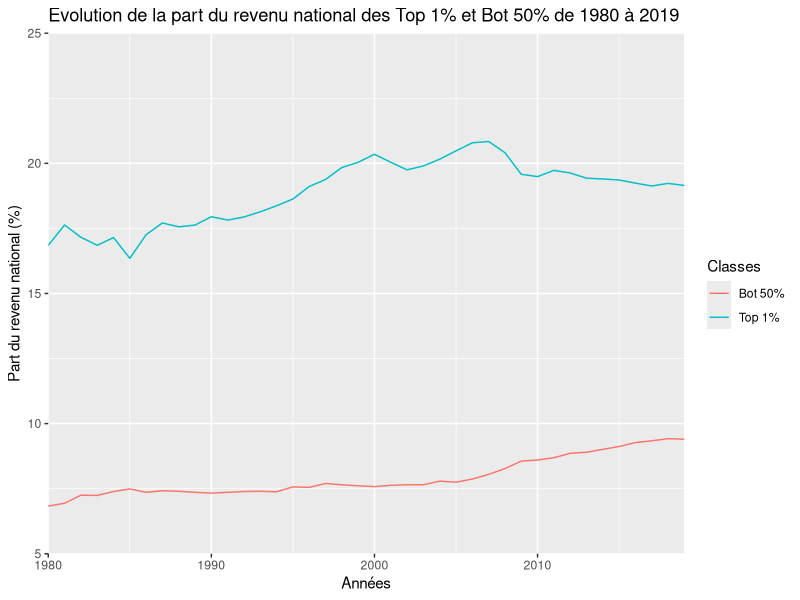
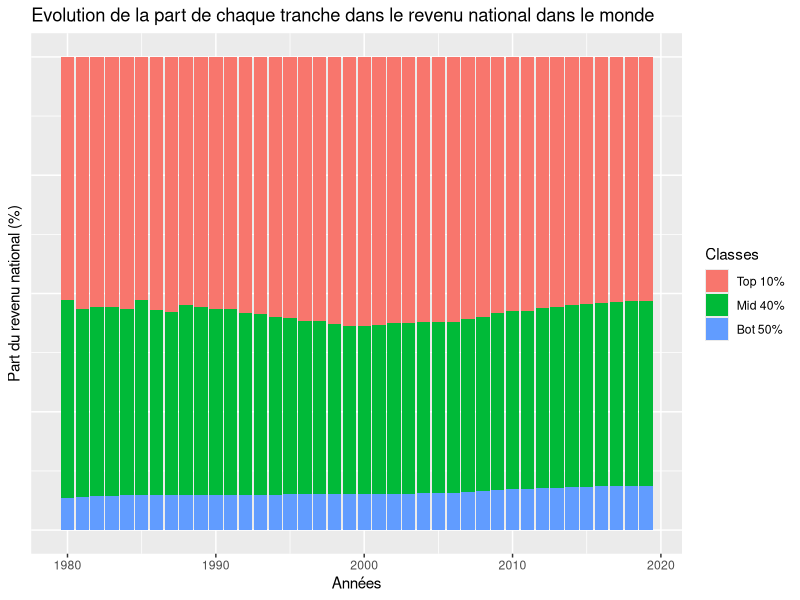
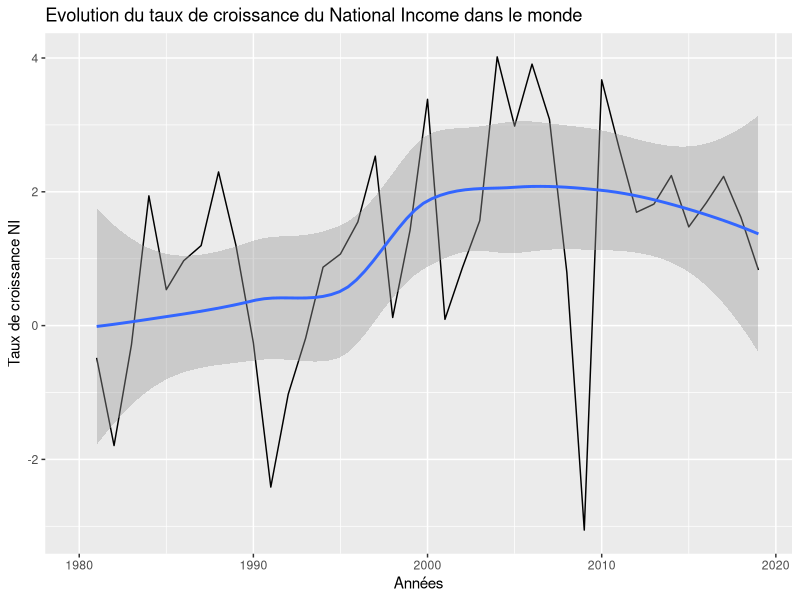
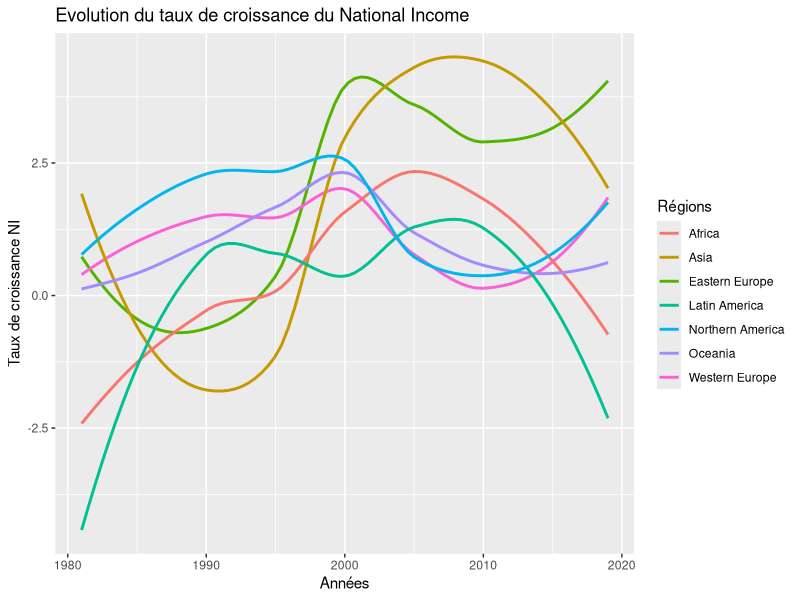
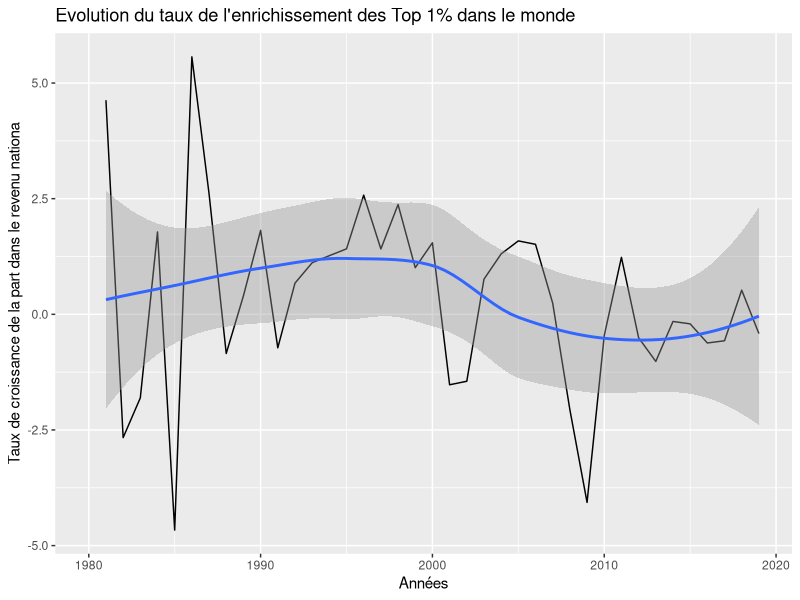
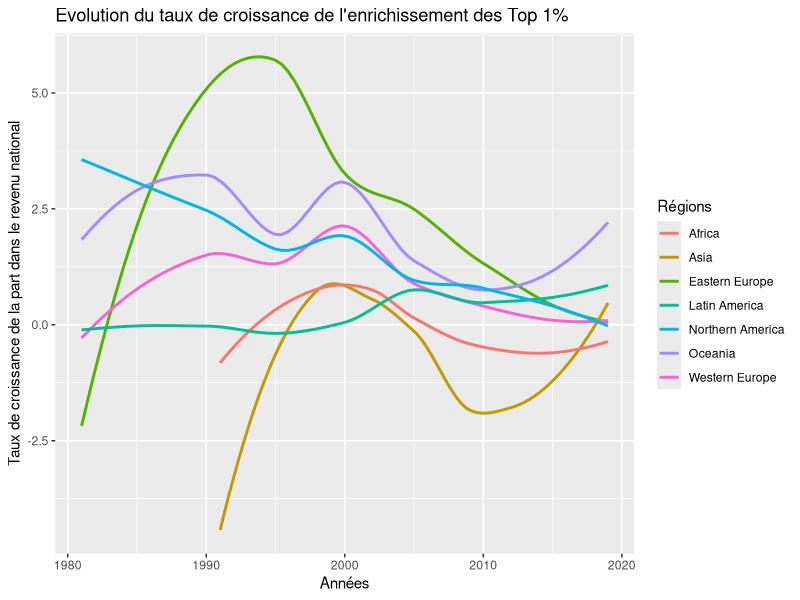
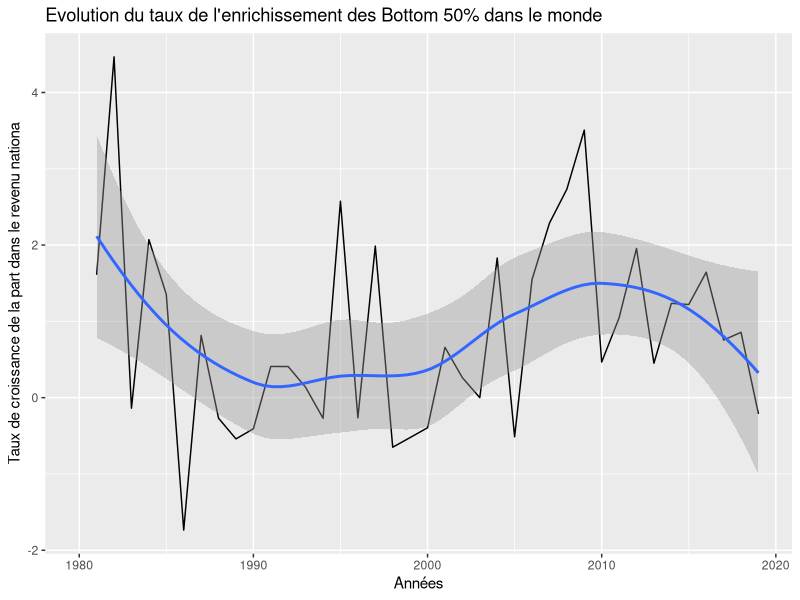
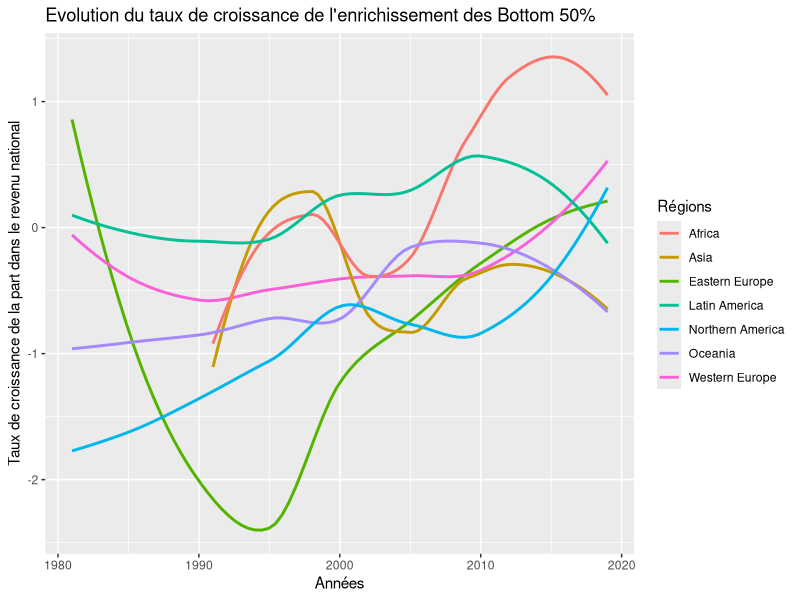

R code for these plots, in order:
## ---- chunk 1
knitr::opts_chunk$set(echo = TRUE)
## ---- chunk 2
library(tidyverse)
library(reshape2)
library(ggthemes)

## ---- chunk 3
world_region_data <- read_delim("data/World_Region_Data/world_region_data.csv", 
    ";", escape_double = FALSE, trim_ws = TRUE)

world_region_data2 <- read_delim("data/World_Region_Data/world_region_data2.csv", 
    ";", escape_double = FALSE, trim_ws = TRUE)

world_country_data1 <- read_delim("data/World_Country_Data/world_country_data1.csv", 
    ";", escape_double = FALSE, trim_ws = TRUE)

world_country_data2 <- read_delim("data/World_Country_Data/world_country_data2.csv", 
    ";", escape_double = FALSE, trim_ws = TRUE)

world_country_data3 <- read_delim("data/World_Country_Data/world_country_data3.csv", 
    ";", escape_double = FALSE, trim_ws = TRUE)
## ---- chunk 4
region_dataset <- merge(x = world_region_data, y = world_region_data2, by = "Year", all = TRUE)
region_dataset <- data.frame(region_dataset)
region_dataset <- tibble(region_dataset)

merged1 <- merge(x = world_country_data1, y = world_country_data2, by = "Year", all = TRUE)
country_dataset <- merge(x = merged1, y = world_country_data3, by = "Year", all = TRUE)
country_dataset <- data.frame(country_dataset)
country_dataset <- tibble(country_dataset)
## ---- chunk 5
NIdataset <- region_dataset %>% select("Year", ends_with("NI"))
GDPdataset <- region_dataset %>% select("Year", ends_with("GDP"))
PTNIB40dataset <- region_dataset %>% select("Year", ends_with("PTNIB40"))
PTNIB50dataset <- region_dataset %>% select("Year", ends_with("PTNIB50"))
PTNIT1dataset <- region_dataset %>% select("Year", ends_with("PTNIT1"))
PTNIT10dataset <- region_dataset %>% select("Year", ends_with("PTNIT10"))
PTNIM40dataset <- region_dataset %>% select("Year", ends_with("PTNIM40"))
## ---- chunk 6
# Traitement du dataset PTNIT10 et PTNIB40
tempdataset <- PTNIT10dataset %>% rename("World"=WorldPTNIT10,"Western Europe"=WesternEuropePTNIT10, Asia=AsiaPTNIT10, "Eastern Europe"=EasternEuropePTNIT10, "Northern America"=NorthernAmericaPTNIT10, Oceania=OceaniaPTNIT10, "Latin America"=LatinAmericaPTNIT10, Africa=AfricaPTNIT10) %>%
melt(id.vars="Year") %>%
filter(variable=="World"|variable=="Western Europe"|variable=="Asia"|variable=="Eastern Europe"|variable=="Northern America"|variable=="Oceania"|variable=="Latin America"|variable=="Africa")%>%
mutate(PTNIT10_in_percent = value*100)%>%
subset (select = -value)

tempdataset2 <- PTNIM40dataset %>% rename("World"=WorldPTNIM40,"Western Europe"=WesternEuropePTNIM40, Asia=AsiaPTNIM40, "Eastern Europe"=EasternEuropePTNIM40, "Northern America"=NorthernAmericaPTNIM40, Oceania=OceaniaPTNIM40, "Latin America"=LatinAmericaPTNIM40, Africa=AfricaPTNIM40) %>%
melt(id.vars="Year") %>%
filter(variable=="World"|variable=="Western Europe"|variable=="Asia"|variable=="Eastern Europe"|variable=="Northern America"|variable=="Oceania"|variable=="Latin America"|variable=="Africa") %>%
mutate(PTNIM40_in_percent = value*100)%>%
subset (select = -value)


tempdataset3 <- PTNIB50dataset %>% rename("World"=WorldPTNIB50,"Western Europe"=WesternEuropePTNIB50, Asia=AsiaPTNIB50, "Eastern Europe"=EasternEuropePTNIB50, "Northern America"=NorthernAmericaPTNIB50, Oceania=OceaniaPTNIB50, "Latin America"=LatinAmericaPTNIB50, Africa=AfricaPTNIB50) %>%
melt(id.vars="Year") %>%
filter(variable=="World"|variable=="Western Europe"|variable=="Asia"|variable=="Eastern Europe"|variable=="Northern America"|variable=="Oceania"|variable=="Latin America"|variable=="Africa") %>%
mutate(PTNIB50_in_percent = value*100)%>%
subset (select = -value)

tempdataset4 <- PTNIT1dataset %>% rename("World"=WorldPTNIT1,"Western Europe"=WesternEuropePTNIT1, Asia=AsiaPTNIT1, "Eastern Europe"=EasternEuropePTNIT1, "Northern America"=NorthernAmericaPTNIT1, Oceania=OceaniaPTNIT1, "Latin America"=LatinAmericaPTNIT1, Africa=AfricaPTNIT1) %>%
melt(id.vars="Year") %>%
filter(variable=="World"|variable=="Western Europe"|variable=="Asia"|variable=="Eastern Europe"|variable=="Northern America"|variable=="Oceania"|variable=="Latin America"|variable=="Africa")%>%
mutate(PTNIT1_in_percent = value*100)%>%
subset (select = -value)

tempdataset5 <- NIdataset %>% rename("World"=WorldNI,"Western Europe"=WesternEuropeNI, Asia=AsiaNI, "Eastern Europe"=EasternEuropeNI, "Northern America"=NorthernAmericaNI, Oceania=OceaniaNI, "Latin America"=LatinAmericaNI, Africa=AfricaNI) %>%
melt(id.vars="Year") %>%
filter(variable=="World"|variable=="Western Europe"|variable=="Asia"|variable=="Eastern Europe"|variable=="Northern America"|variable=="Oceania"|variable=="Latin America"|variable=="Africa")%>%
rename(NI=value)

tempdataset6 <- GDPdataset %>% rename("World"=WorldGDP,"Western Europe"=WesternEuropeGDP, Asia=AsiaGDP, "Eastern Europe"=EasternEuropeGDP, "Northern America"=NorthernAmericaGDP, Oceania=OceaniaGDP, "Latin America"=LatinAmericaGDP, Africa=AfricaGDP) %>%
melt(id.vars="Year") %>%
filter(variable=="World"|variable=="Western Europe"|variable=="Asia"|variable=="Eastern Europe"|variable=="Northern America"|variable=="Oceania"|variable=="Latin America"|variable=="Africa")%>%
rename(GDP=value)
## ---- chunk 7
final_region_dataset <- merge(x = tempdataset, y = tempdataset2, by = c("Year", "variable"), all = TRUE)
final_region_dataset <- merge(x = final_region_dataset, y = tempdataset3, by = c("Year", "variable"), all = TRUE)
final_region_dataset <- merge(x = final_region_dataset, y = tempdataset4, by = c("Year", "variable"), all = TRUE)
final_region_dataset <- merge(x = final_region_dataset, y = tempdataset5, by = c("Year", "variable"), all = TRUE)
final_region_dataset <- merge(x = final_region_dataset, y = tempdataset6, by = c("Year", "variable"), all = TRUE)%>%
rename(Region=variable)

## ---- chunk 8
PatGouvdataset <- world_country_data1 %>% select("Year", ends_with("PatrimoineGouvernement"))
PatPrivdataset <- world_country_data1 %>% select("Year", ends_with("PatrimoinePrivé"))
PIBdataset <- world_country_data1 %>% select("Year", ends_with("PIB"))
RatioPatRevdataset <- world_country_data1 %>% select("Year", ends_with("RatioPatrimoineRevenu"))
RevNatdataset <- world_country_data2 %>% select("Year", ends_with("RevenuNational"))
RevNatTop10dataset <- world_country_data2 %>% select("Year", ends_with("RevenuNationalPT(Top10%)"))
RevNatBottom50dataset <- world_country_data2 %>% select("Year", ends_with("RevenuNationalPT(Bottom50%)"))
RevNatTop1dataset <- world_country_data2 %>% select("Year", ends_with("RevenuNationalPT(Top1%)"))
RevNatMedium40dataset <- world_country_data2 %>% select("Year", ends_with("RevenuNationalPT(Medium40%)"))
CapNatdataset <- world_country_data3 %>% select("Year", ends_with("CapitalNational"))
PatTop10 <- country_dataset %>% select("Year", ends_with("Patrimoine.Top10.."))
PatMedium40 <- country_dataset %>% select("Year", ends_with("Patrimoine.Medium40.."))
PatBottom50 <- country_dataset %>% select("Year", ends_with("Patrimoine.Bottom50.."))
PatTop1 <- country_dataset %>% select("Year", ends_with("Patrimoine.Top1.."))

tempdataset <- PatGouvdataset %>% rename("France"=France_PatrimoineGouvernement,"Afrique du Sud"=AfriqueSud_PatrimoineGouvernement, "Australie"=Australie_PatrimoineGouvernement, "Canada"=Canada_PatrimoineGouvernement, "Chine"=Chine_PatrimoineGouvernement, "Danemark"=Danemark_PatrimoineGouvernement, "Inde"=Inde_PatrimoineGouvernement, "Royaume-Uni"=RU_PatrimoineGouvernement, "Japon"=Japon_PatrimoineGouvernement, "Mexique"=Mexique_PatrimoineGouvernement, "Russie"=Russie_PatrimoineGouvernement, "Etats-Unis"=US_PatrimoineGouvernement) %>%
melt(id.vars="Year") %>%
mutate(PatrimoineGouvernement = value)%>%
subset (select = -value)

tempdataset2 <- PatPrivdataset %>% rename("France"=France_PatrimoinePrivé,"Afrique du Sud"=AfriqueSud_PatrimoinePrivé, "Australie"=Australie_PatrimoinePrivé, "Canada"=Canada_PatrimoinePrivé, "Chine"=Chine_PatrimoinePrivé, "Danemark"=Danemark_PatrimoinePrivé, "Inde"=Inde_PatrimoinePrivé, "Royaume-Uni"=RU_PatrimoinePrivé, "Japon"=Japon_PatrimoinePrivé, "Mexique"=Mexique_PatrimoinePrivé, "Russie"=Russie_PatrimoinePrivé, "Etats-Unis"=US_PatrimoinePrivé) %>%
melt(id.vars="Year") %>%
mutate(PatrimoinePrivé = value)%>%
subset (select = -value)

tempdataset3 <- PIBdataset %>% rename("France"=France_PIB,"Afrique du Sud"=AfriqueSud_PIB, "Australie"=Australie_PIB, "Canada"=Canada_PIB, "Chine"=Chine_PIB, "Danemark"=Danemark_PIB, "Inde"=Inde_PIB, "Royaume-Uni"=RU_PIB, "Japon"=Japon_PIB, "Mexique"=Mexique_PIB, "Russie"=Russie_PIB, "Etats-Unis"=US_PIB) %>%
melt(id.vars="Year") %>%
mutate(PIB = value)%>%
subset (select = -value)

tempdataset4 <- RatioPatRevdataset %>% rename("France"=France_RatioPatrimoineRevenu,"Afrique du Sud"=AfriqueSud_RatioPatrimoineRevenu, "Australie"=Australie_RatioPatrimoineRevenu, "Canada"=Canada_RatioPatrimoineRevenu, "Chine"=Chine_RatioPatrimoineRevenu, "Danemark"=Danemark_RatioPatrimoineRevenu, "Inde"=Inde_RatioPatrimoineRevenu, "Royaume-Uni"=RU_RatioPatrimoineRevenu, "Japon"=Japon_RatioPatrimoineRevenu, "Mexique"=Mexique_RatioPatrimoineRevenu, "Russie"=Russie_RatioPatrimoineRevenu, "Etats-Unis"=US_RatioPatrimoineRevenu) %>%
melt(id.vars="Year") %>%
mutate(RatioPatrimoineRevenu = value)%>%
subset (select = -value)

tempdataset5 <- RevNatdataset %>% rename("France"=France_RevenuNational,"Afrique du Sud"=AfriqueSud_RevenuNational, "Australie"=Australie_RevenuNational, "Canada"=Canada_RevenuNational, "Chine"=Chine_RevenuNational, "Danemark"=Danemark_RevenuNational, "Inde"=Inde_RevenuNational, "Royaume-Uni"=RU_RevenuNational, "Japon"=Japon_RevenuNational, "Mexique"=Mexique_RevenuNational, "Russie"=Russie_RevenuNational, "Etats-Unis"=US_RevenuNational) %>%
melt(id.vars="Year") %>%
mutate(RevenuNational = value)%>%
subset (select = -value)

tempdataset6 <- RevNatTop10dataset %>% rename("France"=`France_RevenuNationalPT(Top10%)`,"Afrique du Sud"=`AfriqueSud_RevenuNationalPT(Top10%)`, "Australie"=`Australie_RevenuNationalPT(Top10%)`, "Canada"=`Canada_RevenuNationalPT(Top10%)`, "Chine"=`Chine_RevenuNationalPT(Top10%)`, "Danemark"=`Danemark_RevenuNationalPT(Top10%)`, "Inde"=`Inde_RevenuNationalPT(Top10%)`, "Royaume-Uni"=`RU_RevenuNationalPT(Top10%)`, "Japon"=`Japon_RevenuNationalPT(Top10%)`, "Mexique"=`Mexique_RevenuNationalPT(Top10%)`, "Russie"=`Russie_RevenuNationalPT(Top10%)`, "Etats-Unis"=`US_RevenuNationalPT(Top10%)`) %>%
melt(id.vars="Year") %>%
mutate(RevenuNationalTop10 = value*100)%>%
subset (select = -value)

tempdataset7 <- RevNatBottom50dataset %>% rename("France"=`France_RevenuNationalPT(Bottom50%)`,"Afrique du Sud"=`AfriqueSud_RevenuNationalPT(Bottom50%)`, "Australie"=`Australie_RevenuNationalPT(Bottom50%)`, "Canada"=`Canada_RevenuNationalPT(Bottom50%)`, "Chine"=`Chine_RevenuNationalPT(Bottom50%)`, "Danemark"=`Danemark_RevenuNationalPT(Bottom50%)`, "Inde"=`Inde_RevenuNationalPT(Bottom50%)`, "Royaume-Uni"=`RU_RevenuNationalPT(Bottom50%)`, "Japon"=`Japon_RevenuNationalPT(Bottom50%)`, "Mexique"=`Mexique_RevenuNationalPT(Bottom50%)`, "Russie"=`Russie_RevenuNationalPT(Bottom50%)`, "Etats-Unis"=`US_RevenuNationalPT(Bottom50%)`) %>%
melt(id.vars="Year") %>%
mutate(RevenuNationalBottom50 = value*100)%>%
subset (select = -value)

tempdataset8 <- RevNatTop1dataset %>% rename("France"=`France_RevenuNationalPT(Top1%)`,"Afrique du Sud"=`AfriqueSud_RevenuNationalPT(Top1%)`, "Australie"=`Australie_RevenuNationalPT(Top1%)`, "Canada"=`Canada_RevenuNationalPT(Top1%)`, "Chine"=`Chine_RevenuNationalPT(Top1%)`, "Danemark"=`Danemark_RevenuNationalPT(Top1%)`, "Inde"=`Inde_RevenuNationalPT(Top1%)`, "Royaume-Uni"=`RU_RevenuNationalPT(Top1%)`, "Japon"=`Japon_RevenuNationalPT(Top1%)`, "Mexique"=`Mexique_RevenuNationalPT(Top1%)`, "Russie"=`Russie_RevenuNationalPT(Top1%)`, "Etats-Unis"=`US_RevenuNationalPT(Top1%)`) %>%
melt(id.vars="Year") %>%
mutate(RevenuNationalTop1 = value*100)%>%
subset (select = -value)

tempdataset9 <- RevNatMedium40dataset %>% rename("France"=`France_RevenuNationalPT(Medium40%)`,"Afrique du Sud"=`AfriqueSud_RevenuNationalPT(Medium40%)`, "Australie"=`Australie_RevenuNationalPT(Medium40%)`, "Canada"=`Canada_RevenuNationalPT(Medium40%)`, "Chine"=`Chine_RevenuNationalPT(Medium40%)`, "Danemark"=`Danemark_RevenuNationalPT(Medium40%)`, "Inde"=`Inde_RevenuNationalPT(Medium40%)`, "Royaume-Uni"=`RU_RevenuNationalPT(Medium40%)`, "Japon"=`Japon_RevenuNationalPT(Medium40%)`, "Mexique"=`Mexique_RevenuNationalPT(Medium40%)`, "Russie"=`Russie_RevenuNationalPT(Medium40%)`, "Etats-Unis"=`US_RevenuNationalPT(Medium40%)`) %>%
melt(id.vars="Year") %>%
mutate(RevenuNationalMedium40 = value*100)%>%
subset (select = -value)

tempdataset10 <- CapNatdataset %>% rename("France"=France_CapitalNational,"Afrique du Sud"=AfriqueSud_CapitalNational, "Australie"=Australie_CapitalNational, "Canada"=Canada_CapitalNational, "Chine"=Chine_CapitalNational, "Danemark"=Danemark_CapitalNational, "Inde"=Inde_CapitalNational, "Royaume-Uni"=RU_CapitalNational, "Japon"=Japon_CapitalNational, "Mexique"=Mexique_CapitalNational, "Russie"=Russie_CapitalNational, "Etats-Unis"=US_CapitalNational) %>%
melt(id.vars="Year") %>%
mutate(CapitalNational = value*100)%>%
subset (select = -value)

tempdataset11 <- PatTop10 %>% rename("France"=France_Patrimoine.Top10..,"Afrique du Sud"=AfriqueSud_Patrimoine.Top10.., "Australie"=Australie_Patrimoine.Top10.., "Canada"=Canada_Patrimoine.Top10.., "Chine"=Chine_Patrimoine.Top10.., "Danemark"=Danemark_Patrimoine.Top10.., "Inde"=Inde_Patrimoine.Top10.., "Royaume-Uni"=RU_Patrimoine.Top10.., "Japon"=Japon_Patrimoine.Top10.., "Mexique"=Mexique_Patrimoine.Top10.., "Russie"=Russie_Patrimoine.Top10.., "Etats-Unis"=US_Patrimoine.Top10..) %>%
melt(id.vars="Year") %>%
mutate(PatrimoineTop10 = value*100)%>%
subset (select = -value)

tempdataset12 <- PatBottom50 %>% rename("France"=France_Patrimoine.Bottom50..,"Afrique du Sud"=AfriqueSud_Patrimoine.Bottom50.., "Australie"=Australie_Patrimoine.Bottom50.., "Canada"=Canada_Patrimoine.Bottom50.., "Chine"=Chine_Patrimoine.Bottom50.., "Danemark"=Danemark_Patrimoine.Bottom50.., "Inde"=Inde_Patrimoine.Bottom50.., "Royaume-Uni"=RU_Patrimoine.Bottom50.., "Japon"=Japon_Patrimoine.Bottom50.., "Mexique"=Mexique_Patrimoine.Bottom50.., "Russie"=Russie_Patrimoine.Bottom50.., "Etats-Unis"=US_Patrimoine.Bottom50..) %>%
melt(id.vars="Year") %>%
mutate(PatrimoineBottom50 = value*100)%>%
subset (select = -value)

tempdataset13 <- PatTop1 %>% rename("France"=France_Patrimoine.Top1..,"Afrique du Sud"=AfriqueSud_Patrimoine.Top1.., "Australie"=Australie_Patrimoine.Top1.., "Canada"=Canada_Patrimoine.Top1.., "Chine"=Chine_Patrimoine.Top1.., "Danemark"=Danemark_Patrimoine.Top1.., "Inde"=Inde_Patrimoine.Top1.., "Royaume-Uni"=RU_Patrimoine.Top1.., "Japon"=Japon_Patrimoine.Top1.., "Mexique"=Mexique_Patrimoine.Top1.., "Russie"=Russie_Patrimoine.Top1.., "Etats-Unis"=US_Patrimoine.Top1..) %>%
melt(id.vars="Year") %>%
mutate(PatrimoineTop1 = value*100)%>%
subset (select = -value)

tempdataset14 <- PatMedium40 %>% rename("France"=France_Patrimoine.Medium40..,"Afrique du Sud"=AfriqueSud_Patrimoine.Medium40.., "Australie"=Australie_Patrimoine.Medium40.., "Canada"=Canada_Patrimoine.Medium40.., "Chine"=Chine_Patrimoine.Medium40.., "Danemark"=Danemark_Patrimoine.Medium40.., "Inde"=Inde_Patrimoine.Medium40.., "Royaume-Uni"=RU_Patrimoine.Medium40.., "Japon"=Japon_Patrimoine.Medium40.., "Mexique"=Mexique_Patrimoine.Medium40.., "Russie"=Russie_Patrimoine.Medium40.., "Etats-Unis"=US_Patrimoine.Medium40..) %>%
melt(id.vars="Year") %>%
mutate(PatrimoineMedium40 = value*100)%>%
subset (select = -value)

final_country_dataset <- merge(x = tempdataset, y = tempdataset2, by = c("Year", "variable"), all = TRUE)
final_country_dataset <- merge(x = final_country_dataset, y = tempdataset3, by = c("Year", "variable"), all = TRUE)
final_country_dataset <- merge(x = final_country_dataset, y = tempdataset4, by = c("Year", "variable"), all = TRUE)
final_country_dataset <- merge(x = final_country_dataset, y = tempdataset5, by = c("Year", "variable"), all = TRUE)
final_country_dataset <- merge(x = final_country_dataset, y = tempdataset6, by = c("Year", "variable"), all = TRUE)
final_country_dataset <- merge(x = final_country_dataset, y = tempdataset7, by = c("Year", "variable"), all = TRUE)
final_country_dataset <- merge(x = final_country_dataset, y = tempdataset8, by = c("Year", "variable"), all = TRUE)
final_country_dataset <- merge(x = final_country_dataset, y = tempdataset9, by = c("Year", "variable"), all = TRUE)
final_country_dataset <- merge(x = final_country_dataset, y = tempdataset10, by = c("Year", "variable"), all = TRUE)
final_country_dataset <- merge(x = final_country_dataset, y = tempdataset11, by = c("Year", "variable"), all = TRUE)
final_country_dataset <- merge(x = final_country_dataset, y = tempdataset12, by = c("Year", "variable"), all = TRUE)
final_country_dataset <- merge(x = final_country_dataset, y = tempdataset13, by = c("Year", "variable"), all = TRUE)
final_country_dataset <- merge(x = final_country_dataset, y = tempdataset14, by = c("Year", "variable"), all = TRUE)

final_country_dataset <- final_country_dataset %>% rename(Pays=variable)
## ---- chunk 9
head(final_region_dataset)
## ---- chunk 10
head(final_country_dataset)
## ---- chunk 11
final_region_dataset %>% filter(Region == "World") %>%
ggplot(aes(x=Year))+geom_line(aes(y=PTNIT1_in_percent, color="Top 1%"))+geom_line(aes(y=PTNIB50_in_percent, color="Bot 50%")) + labs(title="Evolution de la part du revenu national des Top 1% et Bot 50% de 1980 à 2019", x="Années", y = "Part du revenu national (%)",color = "Classes" )+ scale_x_continuous(limits = c(1980,2019), expand = c(0, 0)) + scale_y_continuous(limits = c(5,25), expand = c(0, 0))
## ---- chunk 12
world <- filter(final_region_dataset, Region== "World")
world <- melt(world[,c('Year','PTNIT10_in_percent','PTNIM40_in_percent','PTNIB50_in_percent')],id.vars =1)

world%>%
ggplot(aes(x=Year))+geom_col(aes(y=value, fill=variable))+ scale_fill_discrete(name = "Classes", labels = c("Top 10%", "Mid 40%", "Bot 50%"))+
labs(title="Evolution de la part de chaque tranche dans le revenu national dans le monde", x="Années", y = "Part du revenu national (%)" )+
theme(axis.text.y=element_blank(),
      axis.ticks.y=element_blank())
## ---- chunk 13
final_region_dataset %>% 
filter(Region=="World") %>%
mutate(Previous_Year = lag(NI, 1), Change = NI - Previous_Year, Percent_Change = Change/Previous_Year*100) %>%
ggplot(aes(x = Year, y = Percent_Change)) + geom_line() + geom_smooth()+ labs(title="Evolution du taux de croissance du National Income dans le monde", x="Années", y = "Taux de croissance NI")
## ---- chunk 14
final_region_dataset %>% 
filter(Region=="Eastern Europe") %>%
mutate(Previous_Year = lag(NI, 1), Change = NI - Previous_Year, Percent_Change = Change/Previous_Year*100) -> tempEE
final_region_dataset %>% 
filter(Region=="Western Europe") %>%
mutate(Previous_Year = lag(NI, 1), Change = NI - Previous_Year, Percent_Change = Change/Previous_Year*100) -> tempWE
final_region_dataset %>% 
filter(Region=="Asia") %>%
mutate(Previous_Year = lag(NI, 1), Change = NI - Previous_Year, Percent_Change = Change/Previous_Year*100) -> tempAs
final_region_dataset %>% 
filter(Region=="Africa") %>%
mutate(Previous_Year = lag(NI, 1), Change = NI - Previous_Year, Percent_Change = Change/Previous_Year*100) -> tempAf
final_region_dataset %>% 
filter(Region=="Oceania") %>%
mutate(Previous_Year = lag(NI, 1), Change = NI - Previous_Year, Percent_Change = Change/Previous_Year*100) -> tempOc
final_region_dataset %>% 
filter(Region=="Latin America") %>%
mutate(Previous_Year = lag(NI, 1), Change = NI - Previous_Year, Percent_Change = Change/Previous_Year*100) -> tempLA
final_region_dataset %>% 
filter(Region=="Northern America") %>%
mutate(Previous_Year = lag(NI, 1), Change = NI - Previous_Year, Percent_Change = Change/Previous_Year*100) -> tempNA

ggplot(NULL, aes(x = Year, y = Percent_Change)) + geom_smooth(data=tempEE, aes(color="Eastern Europe"), se = FALSE)+ geom_smooth(data=tempWE, aes(color="Western Europe"), se = FALSE)+ geom_smooth(data=tempAs, aes(color="Asia"), se = FALSE)+ geom_smooth(data=tempAf, aes(color="Africa"), se = FALSE)+ geom_smooth(data=tempOc, aes(color="Oceania"), se = FALSE)+ geom_smooth(data=tempLA, aes(color="Latin America"), se = FALSE)+ geom_smooth(data=tempNA, aes(color="Northern America"), se = FALSE)+ labs(title="Evolution du taux de croissance du National Income", x="Années", y = "Taux de croissance NI",color = "Régions" )
## ---- chunk 15
final_region_dataset %>% 
filter(Region=="World") %>%
mutate(Previous_Year = lag(PTNIT1_in_percent, 1), Change = PTNIT1_in_percent - Previous_Year, Percent_Change = Change/Previous_Year*100) %>%
ggplot(aes(x = Year, y = Percent_Change)) + geom_line() + geom_smooth()+ labs(title="Evolution du taux de l'enrichissement des Top 1% dans le monde", x="Années", y = "Taux de croissance de la part dans le revenu nationa")
## ---- chunk 16
final_region_dataset %>% 
filter(Region=="Eastern Europe") %>%
mutate(Previous_Year = lag(PTNIT1_in_percent, 1), Change = PTNIT1_in_percent - Previous_Year, Percent_Change = Change/Previous_Year*100) -> tempEE
final_region_dataset %>% 
filter(Region=="Western Europe") %>%
mutate(Previous_Year = lag(PTNIT1_in_percent, 1), Change = PTNIT1_in_percent - Previous_Year, Percent_Change = Change/Previous_Year*100) -> tempWE
final_region_dataset %>% 
filter(Region=="Asia") %>%
mutate(Previous_Year = lag(PTNIT1_in_percent, 1), Change = PTNIT1_in_percent - Previous_Year, Percent_Change = Change/Previous_Year*100) -> tempAs
final_region_dataset %>% 
filter(Region=="Africa") %>%
mutate(Previous_Year = lag(PTNIT1_in_percent, 1), Change = PTNIT1_in_percent - Previous_Year, Percent_Change = Change/Previous_Year*100) -> tempAf
final_region_dataset %>% 
filter(Region=="Oceania") %>%
mutate(Previous_Year = lag(PTNIT1_in_percent, 1), Change = PTNIT1_in_percent - Previous_Year, Percent_Change = Change/Previous_Year*100) -> tempOc
final_region_dataset %>% 
filter(Region=="Latin America") %>%
mutate(Previous_Year = lag(PTNIT1_in_percent, 1), Change = PTNIT1_in_percent - Previous_Year, Percent_Change = Change/Previous_Year*100) -> tempLA
final_region_dataset %>% 
filter(Region=="Northern America") %>%
mutate(Previous_Year = lag(PTNIT1_in_percent, 1), Change = PTNIT1_in_percent - Previous_Year, Percent_Change = Change/Previous_Year*100) -> tempNA

ggplot(NULL, aes(x = Year, y = Percent_Change)) + geom_smooth(data=tempEE, aes(color="Eastern Europe"), se = FALSE)+ geom_smooth(data=tempWE, aes(color="Western Europe"), se = FALSE)+ geom_smooth(data=tempAs, aes(color="Asia"), se = FALSE)+ geom_smooth(data=tempAf, aes(color="Africa"), se = FALSE)+ geom_smooth(data=tempOc, aes(color="Oceania"), se = FALSE)+ geom_smooth(data=tempLA, aes(color="Latin America"), se = FALSE)+ geom_smooth(data=tempNA, aes(color="Northern America"), se = FALSE)+ labs(title="Evolution du taux de croissance de l'enrichissement des Top 1%", x="Années", y = "Taux de croissance de la part dans le revenu national",color = "Régions" )
## ---- chunk 17
final_region_dataset %>% 
filter(Region=="World") %>%
mutate(Previous_Year = lag(PTNIB50_in_percent, 1), Change = PTNIB50_in_percent - Previous_Year, Percent_Change = Change/Previous_Year*100) %>%
ggplot(aes(x = Year, y = Percent_Change)) + geom_line() + geom_smooth()+ labs(title="Evolution du taux de l'enrichissement des Bottom 50% dans le monde", x="Années", y = "Taux de croissance de la part dans le revenu nationa")
## ---- chunk 18
final_region_dataset %>% 
filter(Region=="Eastern Europe") %>%
mutate(Previous_Year = lag(PTNIB50_in_percent, 1), Change = PTNIB50_in_percent - Previous_Year, Percent_Change = Change/Previous_Year*100) -> tempEE
final_region_dataset %>% 
filter(Region=="Western Europe") %>%
mutate(Previous_Year = lag(PTNIB50_in_percent, 1), Change = PTNIB50_in_percent - Previous_Year, Percent_Change = Change/Previous_Year*100) -> tempWE
final_region_dataset %>% 
filter(Region=="Asia") %>%
mutate(Previous_Year = lag(PTNIB50_in_percent, 1), Change = PTNIB50_in_percent - Previous_Year, Percent_Change = Change/Previous_Year*100) -> tempAs
final_region_dataset %>% 
filter(Region=="Africa") %>%
mutate(Previous_Year = lag(PTNIB50_in_percent, 1), Change = PTNIB50_in_percent - Previous_Year, Percent_Change = Change/Previous_Year*100) -> tempAf
final_region_dataset %>% 
filter(Region=="Oceania") %>%
mutate(Previous_Year = lag(PTNIB50_in_percent, 1), Change = PTNIB50_in_percent - Previous_Year, Percent_Change = Change/Previous_Year*100) -> tempOc
final_region_dataset %>% 
filter(Region=="Latin America") %>%
mutate(Previous_Year = lag(PTNIB50_in_percent, 1), Change = PTNIB50_in_percent - Previous_Year, Percent_Change = Change/Previous_Year*100) -> tempLA
final_region_dataset %>% 
filter(Region=="Northern America") %>%
mutate(Previous_Year = lag(PTNIB50_in_percent, 1), Change = PTNIB50_in_percent - Previous_Year, Percent_Change = Change/Previous_Year*100) -> tempNA

ggplot(NULL, aes(x = Year, y = Percent_Change)) + geom_smooth(data=tempEE, aes(color="Eastern Europe"), se = FALSE)+ geom_smooth(data=tempWE, aes(color="Western Europe"), se = FALSE)+ geom_smooth(data=tempAs, aes(color="Asia"), se = FALSE)+ geom_smooth(data=tempAf, aes(color="Africa"), se = FALSE)+ geom_smooth(data=tempOc, aes(color="Oceania"), se = FALSE)+ geom_smooth(data=tempLA, aes(color="Latin America"), se = FALSE)+ geom_smooth(data=tempNA, aes(color="Northern America"), se = FALSE)+ labs(title="Evolution du taux de croissance de l'enrichissement des Bottom 50%", x="Années", y = "Taux de croissance de la part dans le revenu national",color = "Régions" )
